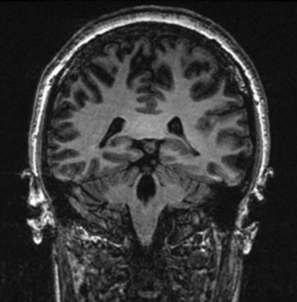
#> input picture Combination/Complete/MRI/Brain.png, 297 x 302 px
$ python code.py   (older library calls are emulated)
#> lines starting #> are read from the running program, lines starting #| are printed output that depends on the picture; after the words box and inside, x2 and y2 are one past the last pixel; in counts of white or black regions, pixels touching at a corner belong together
import cv2
import numpy as np

kernel=np.array([[1, 1], [1, 1]]).astype("uint8")
image=cv2.imread('Brain.png')
#> image is the input picture: shape (302, 297, 3); min 0, max 255, mean 54.5
image=cv2.cvtColor(image, cv2.COLOR_BGR2GRAY)
#> image: shape (302, 297)
temp=cv2.imread('Brain.png')
temp=cv2.cvtColor(temp, cv2.COLOR_BGR2GRAY)

m=len(temp)
#> m = 302
n=len(temp[0])
#> n = 297
for i in range(m):
    for j in range(n):
        if image[i][j]>50:
            image[i][j]=255
        else:
            image[i][j]=0
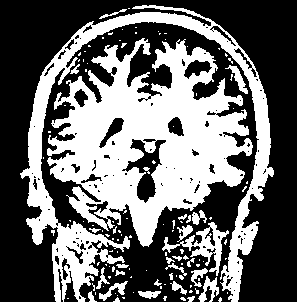
#> image: shape (302, 297); 41.3% white; 121 white regions (92 under 20 px), largest, box (x1, y1, x2, y2) and area: (47, 38, 253, 247) 21969, (20, 5, 274, 302) 11709, (162, 222, 229, 276) 942

#Opening
image=cv2.erode(image, kernel, iterations=2)
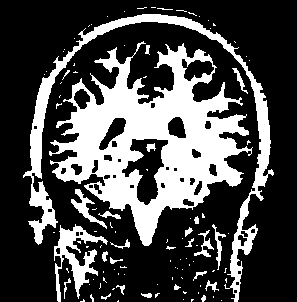
#> image: shape (302, 297); 29.3% white; 106 white regions (80 under 20 px), largest, box (x1, y1, x2, y2) and area: (49, 41, 253, 246) 17221, (23, 14, 274, 302) 5888, (54, 224, 108, 302) 1385
image=cv2.dilate(image, kernel, iterations=2)
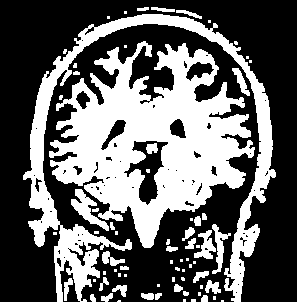
#> image: shape (302, 297); 39% white; 71 white regions (38 under 20 px), largest, box (x1, y1, x2, y2) and area: (49, 41, 255, 248) 20854, (23, 14, 276, 302) 10535, (71, 189, 109, 231) 546

(number, label, values, centroid)=cv2.connectedComponentsWithStats(image, 4, cv2.CV_32S)
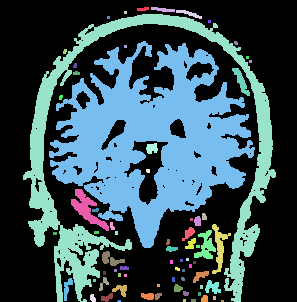
#> label: shape (302, 297) int32; 72 distinct labels, from 0 to 71; one colour per label, 0 black
#> number = 72; values = 72 rows, first 6: [0, 0, 297, 302, 54752], [137, 7, 12, 4, 38], [151, 7, 24, 5, 77], [124, 11, 3, 3, 9], [176, 10, 26, 9, 89], [23, 14, 253, 288, 10535]; centroid = 72 pairs, first value 54.5 to 250, second value 8.66 to 300.6
maximum=[0, 0]
for i in range(1, number):
    area=values[i, cv2.CC_STAT_AREA]
    if area>maximum[0]:
        maximum[0]=area
        maximum[1]=i
#> this loop made 71 passes
#> area on passes 1, 2, 4, 5, 8, 15, 16, 18, 20, 21, 22, 23: 38, 77, 89, 10535, 20854, 189, 24, 99, 546, 23, 31, 60
#> after the loop, maximum = [20854, 8]
component=(label==maximum[1]).astype("uint8")*255
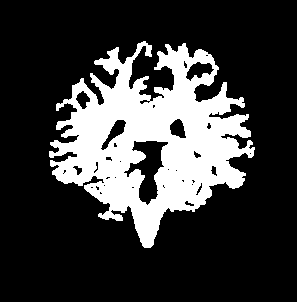
#> component: shape (302, 297); 23.3% white; 1 white region, box (x1, y1, x2, y2) and area: (49, 41, 255, 248) 20854

cv2.imwrite('binary.png', component)

for i in range(m):
    for j in range(n):
        if component[i][j]==0:
            temp[i][j]=0
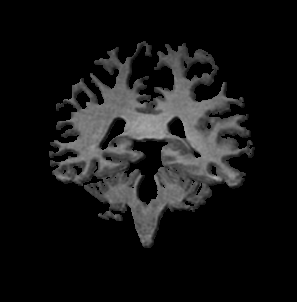
#> temp: shape (302, 297); min 0, max 176, mean 21.5

cv2.imwrite('component.png', temp)
